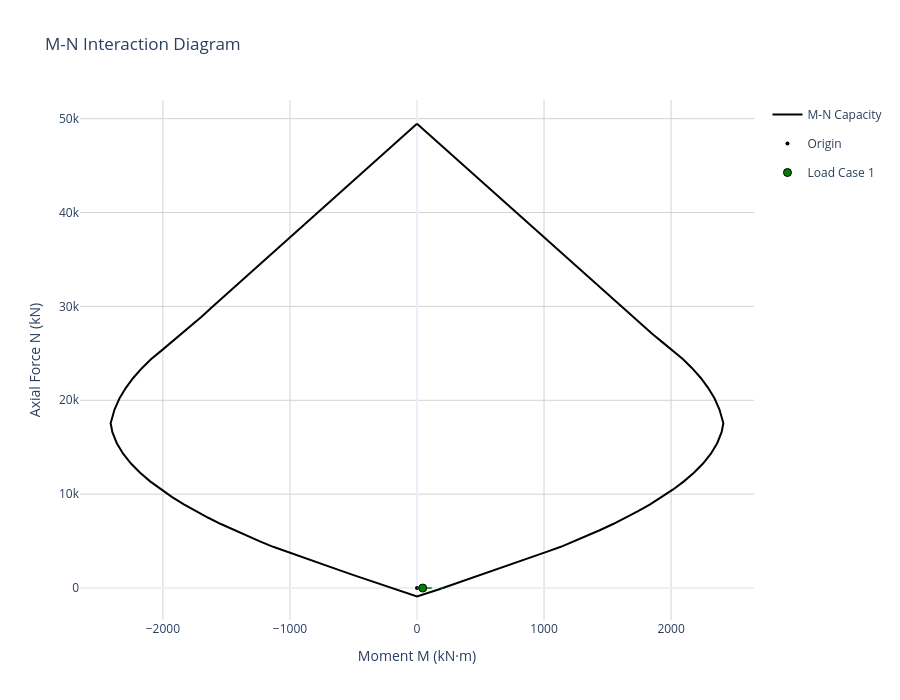
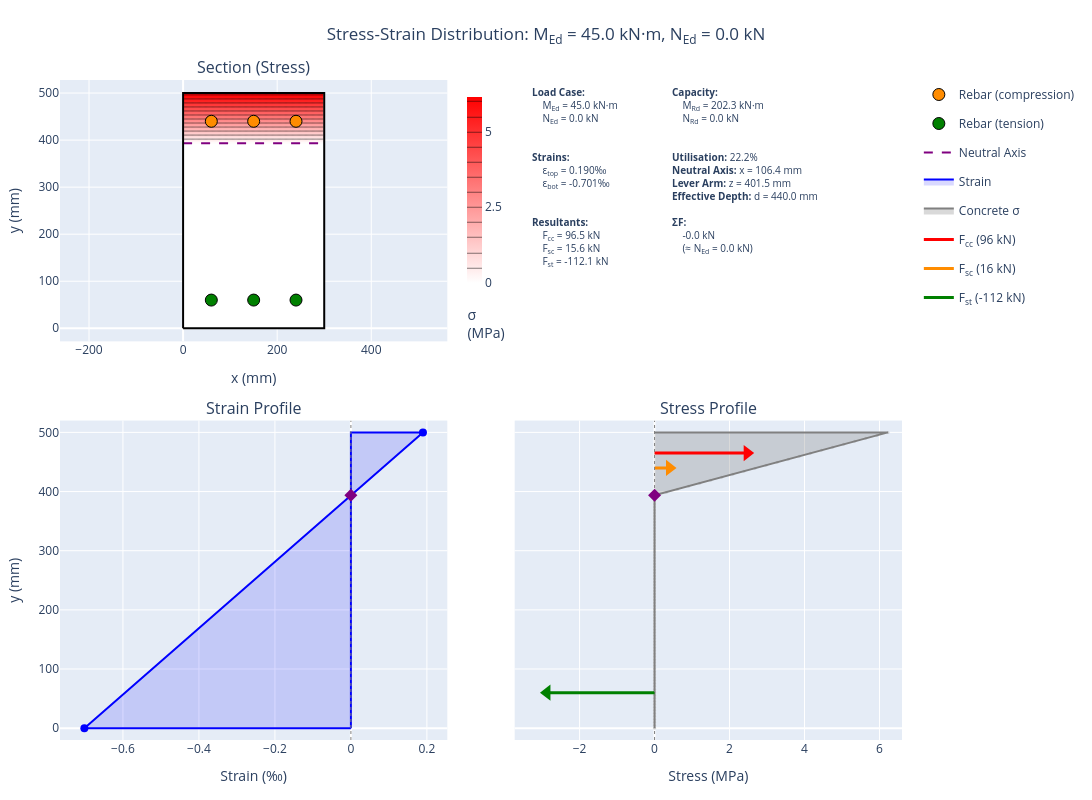

The notebook cell these images were saved under, in order:
### Code cell
# Create M-N interaction diagram
rect_diagram = create_interaction_diagram(
    section=rect_section,
    concrete=concrete,
    concrete_model_type=ConcreteModelType.LINEAR_ELASTIC,  # EC2 Fig 3.3
    steel_model_type=SteelModelType.INCLINED,                  # With strain hardening
    n_fibres_width=20,
    n_fibres_height=30,
    include_tension=True,
    crack_to_neutral_axis_on_first_tension_failure=True
)

loadcases = []

moment = 45
axial = 0

forces_dict = {
    "M_Ed": moment,
    "N_Ed": axial
    }

loadcases.append(forces_dict)

rect_diagram.plot_mn(
    load_points=loadcases,
    show_vectors=True,
    show=True
    )

rect_diagram.plot_stress_strain(
    M_Ed=moment,
    N_Ed=axial,
    height=800,
    show=False,
    section_render="filled")

### Figure 1 — Plotly figure (JSON) as saved in the notebook; plotly's stock layout.template omitted (floating-point values rounded to 4 significant figures)
{"data": [{"hovertemplate": "M: %{x:.1f} kN·m<br>N: %{y:.1f} kN<extra></extra>", "line": {"color": "black", "width": 2}, "mode": "lines", "name": "M-N Capacity", "type": "scatter", "x": [3.219e-12, 77.08, 154.2, 231.2, 308.3, 385.4, 462.5, 539.5, 616.6, 693.7, 770.8, 847.8, 924.9, 1002.0, 1079.0, 1156.0, 1233.0, 1310.0, 1387.0, 1464.0, 1542.0, 1619.0, 1696.0, 1773.0, 1853.0, 1933.0, 2014.0, 2094.0, 2167.0, 2234.0, 2293.0, 2342.0, 2381.0, 2411.0, 2398.0, 2363.0, 2313.0, 2251.0, 2179.0, 2100.0, 2016.0, 1927.0, 1835.0, 1740.0, 1643.0, 1543.0, 1442.0, 1340.0, 1237.0, 1132.0, 1025.0, 917.6, 810.4, 702.9, 595.2, 487.6, 379.7, 271.7, 163.6, -7.451e-15, -54.28, -163.6, -271.7, -379.7, -487.6, -595.2, -702.9, -810.4, -917.6, -1025.0, -1132.0, -1237.0, -1340.0, -1442.0, -1543.0, -1643.0, -1740.0, -1835.0, -1927.0, -2016.0, -2100.0, -2179.0, -2251.0, -2313.0, -2363.0, -2398.0, -2411.0, -2381.0, -2342.0, -2293.0, -2234.0, -2167.0, -2094.0, -2014.0, -1933.0, -1853.0, -1773.0, -1696.0, -1619.0, -1542.0, -1464.0, -1387.0, -1310.0, -1233.0, -1156.0, -1079.0, -1002.0, -924.9, -847.8, -770.8, -693.7, -616.6, -539.5, -462.5, -385.4, -308.3, -231.2, -154.2, -77.08, 3.219e-12], "y": [49470.0, 48530.0, 47600.0, 46670.0, 45730.0, 44800.0, 43860.0, 42930.0, 41990.0, 41060.0, 40120.0, 39190.0, 38260.0, 37320.0, 36390.0, 35450.0, 34520.0, 33580.0, 32650.0, 31710.0, 30780.0, 29850.0, 28910.0, 27980.0, 27070.0, 26170.0, 25270.0, 24360.0, 23390.0, 22370.0, 21300.0, 20190.0, 19020.0, 17560.0, 16600.0, 15430.0, 14310.0, 13260.0, 12280.0, 11360.0, 10500.0, 9689.0, 8919.0, 8187.0, 7487.0, 6819.0, 6182.0, 5566.0, 4970.0, 4393.0, 3874.0, 3362.0, 2846.0, 2335.0, 1827.0, 1320.0, 818.3, 318.5, -177.5, -885.1, -645.2, -177.5, 318.5, 818.3, 1320.0, 1827.0, 2335.0, 2846.0, 3362.0, 3874.0, 4393.0, 4970.0, 5566.0, 6182.0, 6819.0, 7487.0, 8187.0, 8919.0, 9689.0, 10500.0, 11360.0, 12280.0, 13260.0, 14310.0, 15430.0, 16600.0, 17560.0, 19020.0, 20190.0, 21300.0, 22370.0, 23390.0, 24360.0, 25270.0, 26170.0, 27070.0, 27980.0, 28910.0, 29850.0, 30780.0, 31710.0, 32650.0, 33580.0, 34520.0, 35450.0, 36390.0, 37320.0, 38260.0, 39190.0, 40120.0, 41060.0, 41990.0, 42930.0, 43860.0, 44800.0, 45730.0, 46670.0, 47600.0, 48530.0, 49470.0]}, {"hovertemplate": "Origin (0,0)<extra></extra>", "marker": {"color": "black", "size": 4, "symbol": "circle"}, "mode": "markers", "name": "Origin", "type": "scatter", "x": [0], "y": [0]}, {"hoverinfo": "skip", "legendgroup": "lc_0", "line": {"color": "green", "dash": "solid", "width": 1.5}, "mode": "lines", "showlegend": false, "type": "scatter", "x": [0, 45], "y": [0, 0]}, {"hoverinfo": "skip", "legendgroup": "lc_0", "line": {"color": "green", "dash": "dash", "width": 1.5}, "mode": "lines", "showlegend": false, "type": "scatter", "x": [45, 202.3], "y": [0, 0]}, {"hovertemplate": "<b>Load Case 1</b><br>N_Ed: 0.0 kN<br>M_Ed: 45.0 kN·m<br>N_Rd: 0.0 kN<br>M_Rd: 202.3 kN·m<br>Utilization: 22.2%<br>Status: ✓ PASS<extra></extra>", "legendgroup": "lc_0", "marker": {"color": "green", "line": {"color": "black", "width": 1}, "size": 8, "symbol": "circle"}, "mode": "markers", "name": "Load Case 1", "type": "scatter", "x": [45], "y": [0]}], "layout": {"height": 700, "legend": {"x": 1.02, "xanchor": "left", "y": 1, "yanchor": "top"}, "title": {"text": "M-N Interaction Diagram"}, "width": 900, "xaxis": {"gridcolor": "lightgray", "range": [-2652.0, 2652.0], "title": {"text": "Moment M (kN·m)"}, "zeroline": true}, "yaxis": {"gridcolor": "lightgray", "range": [-3403.0, 51990.0], "title": {"text": "Axial Force N (kN)"}, "zeroline": true}}}

### Figure 2 — Plotly figure (JSON) as saved in the notebook; plotly's stock layout.template omitted (floating-point values rounded to 4 significant figures; data arrays with more than 128 entries replaced by an {"elided": "..."} marker saying what was removed)
{"data": [{"colorbar": {"len": 0.3762, "lenmode": "fraction", "thickness": 15, "title": {"side": "bottom", "text": "σ<br>(MPa)"}, "x": 0.472, "xanchor": "left", "y": 0.802, "yanchor": "middle"}, "colorscale": [[0, "white"], [1, "red"]], "contours": {"coloring": "heatmap", "showlines": false}, "hovertemplate": "x: %{x:.1f} mm<br>y: %{y:.1f} mm<br>σ: %{z:.2f} MPa<extra>Concrete</extra>", "name": "Concrete", "showlegend": false, "showscale": true, "type": "contour", "x": [1.25, 3.75, 6.25, 8.75, 11.25, 13.75, 16.25, 18.75, 21.25, 23.75, 26.25, 28.75, 31.25, 33.75, 36.25, 38.75, 41.25, 43.75, 46.25, 48.75, 51.25, 53.75, 56.25, 58.75, 61.25, 63.75, 66.25, 68.75, 71.25, 73.75, 76.25, 78.75, 81.25, 83.75, 86.25, 88.75, 91.25, 93.75, 96.25, 98.75, 101.2, 103.8, 106.2, 108.8, 111.2, 113.8, 116.2, 118.8, 121.2, 123.8, 126.2, 128.8, 131.2, 133.8, 136.2, 138.8, 141.2, 143.8, 146.2, 148.8, 151.2, 153.8, 156.2, 158.8, 161.2, 163.8, 166.2, 168.8, 171.2, 173.8, 176.2, 178.8, 181.2, 183.8, 186.2, 188.8, 191.2, 193.8, 196.2, 198.8, 201.2, 203.8, 206.2, 208.8, 211.2, 213.8, 216.2, 218.8, 221.2, 223.8, 226.2, 228.8, 231.2, 233.8, 236.2, 238.8, 241.2, 243.8, 246.2, 248.8, 251.2, 253.8, 256.2, 258.8, 261.2, 263.8, 266.2, 268.8, 271.2, 273.8, 276.2, 278.8, 281.2, 283.8, 286.2, 288.8, 291.2, 293.8, 296.2, 298.8], "xaxis": "x", "y": {"elided": "180 float values"}, "yaxis": "y", "z": {"elided": "180x120 float values"}, "zmax": 6.146, "zmin": 0}, {"customdata": [[16.54, 0.08271, 5.197], [16.54, 0.08271, 5.197], [16.54, 0.08271, 5.197]], "hovertemplate": "x: %{x:.1f} mm<br>y: %{y:.1f} mm<br>σ: %{customdata[0]:.1f} MPa<br>ε: %{customdata[1]:.3f} ‰<br>F: %{customdata[2]:.1f} kN<br><extra>Rebar (compression)</extra>", "marker": {"color": "darkorange", "line": {"color": "black", "width": 1}, "size": 12}, "mode": "markers", "name": "Rebar (compression)", "showlegend": true, "type": "scatter", "x": [60.0, 150.0, 240.0], "xaxis": "x", "y": [440.0, 440.0, 440.0], "yaxis": "y"}, {"customdata": [[-118.9, -0.5946, -37.36], [-118.9, -0.5946, -37.36], [-118.9, -0.5946, -37.36]], "hovertemplate": "x: %{x:.1f} mm<br>y: %{y:.1f} mm<br>σ: %{customdata[0]:.1f} MPa<br>ε: %{customdata[1]:.3f} ‰<br>F: %{customdata[2]:.1f} kN<br><extra>Rebar (tension)</extra>", "marker": {"color": "green", "line": {"color": "black", "width": 1}, "size": 12}, "mode": "markers", "name": "Rebar (tension)", "showlegend": true, "type": "scatter", "x": [60.0, 150.0, 240.0], "xaxis": "x", "y": [60.0, 60.0, 60.0], "yaxis": "y"}, {"line": {"color": "purple", "dash": "dash", "width": 2}, "mode": "lines", "name": "Neutral Axis", "showlegend": true, "type": "scatter", "x": [0, 300], "xaxis": "x", "y": [393.6, 393.6], "yaxis": "y"}, {"hoverinfo": "skip", "line": {"color": "black", "width": 2}, "mode": "lines", "name": "Section outline", "showlegend": false, "type": "scatter", "x": [0, 300, 300, 0, 0], "xaxis": "x", "y": [0, 0, 500, 500, 0], "yaxis": "y"}, {"fill": "toself", "fillcolor": "rgba(0, 0, 255, 0.15)", "hovertemplate": "ε: %{x:.3f} ‰<br>y: %{y:.1f} mm<extra></extra>", "line": {"color": "blue", "width": 2}, "mode": "lines", "name": "Strain", "type": "scatter", "x": [0, -0.7015, 0.1896, 0, 0], "xaxis": "x3", "y": [0, 0, 500, 500, 0], "yaxis": "y3"}, {"hovertemplate": "ε: %{x:.3f} ‰<br>y: %{y:.1f} mm<extra></extra>", "marker": {"color": "blue", "size": 8}, "mode": "markers", "showlegend": false, "type": "scatter", "x": [-0.7015, 0.1896], "xaxis": "x3", "y": [0, 500], "yaxis": "y3"}, {"line": {"color": "gray", "dash": "dot", "width": 1}, "mode": "lines", "showlegend": false, "type": "scatter", "x": [0, 0], "xaxis": "x3", "y": [-20, 520], "yaxis": "y3"}, {"hovertemplate": "Neutral Axis<br>y: 393.6 mm<extra></extra>", "marker": {"color": "purple", "size": 10, "symbol": "diamond"}, "mode": "markers", "name": "NA", "showlegend": false, "type": "scatter", "x": [0], "xaxis": "x3", "y": [393.6], "yaxis": "y3"}, {"fill": "toself", "fillcolor": "rgba(128, 128, 128, 0.3)", "hoverinfo": "skip", "legendgroup": "concrete_stress", "line": {"color": "gray", "width": 2}, "mode": "lines", "name": "Concrete σ", "type": "scatter", "x": [0.0, 0.0, 0.0, 0.0, 0.0, 0.0, 0.0, 0.0, 0.0, 0.0, 0.0, 0.0, 0.0, 0.0, 0.0, 0.0, 0.0, 0.0, 0.0, 0.0, 0.0, 0.0, 0.0, 0.0, 0.0, 0.0, 0.0, 0.0, 0.0, 0.0, 0.0, 0.0, 0.0, 0.0, 0.0, 0.0, 0.0, 0.0, 0.0, 0.0, 0.0, 0.0, 0.0, 0.0, 0.0, 0.0, 0.0, 0.0, 0.0, 0.0, 0.0, 0.0, 0.0, 0.0, 0.0, 0.0, 0.0, 0.0, 0.0, 0.0, 0.0, 0.0, 0.0, 0.0, 0.0, 0.0, 0.0, 0.0, 0.0, 0.0, 0.0, 0.0, 0.0, 0.0, 0.0, 0.0, 0.0, 0.0, 0.0, 0.02031, 0.3159, 0.6115, 0.907, 1.203, 1.498, 1.794, 2.089, 2.385, 2.681, 2.976, 3.272, 3.567, 3.863, 4.158, 4.454, 4.75, 5.045, 5.341, 5.636, 5.932, 6.227, 0.0], "xaxis": "x4", "y": [0.0, 0.0, 5.051, 10.1, 15.15, 20.2, 25.25, 30.3, 35.35, 40.4, 45.45, 50.51, 55.56, 60.61, 65.66, 70.71, 75.76, 80.81, 85.86, 90.91, 95.96, 101.0, 106.1, 111.1, 116.2, 121.2, 126.3, 131.3, 136.4, 141.4, 146.5, 151.5, 156.6, 161.6, 166.7, 171.7, 176.8, 181.8, 186.9, 191.9, 197.0, 202.0, 207.1, 212.1, 217.2, 222.2, 227.3, 232.3, 237.4, 242.4, 247.5, 252.5, 257.6, 262.6, 267.7, 272.7, 277.8, 282.8, 287.9, 292.9, 298.0, 303.0, 308.1, 313.1, 318.2, 323.2, 328.3, 333.3, 338.4, 343.4, 348.5, 353.5, 358.6, 363.6, 368.7, 373.7, 378.8, 383.8, 388.9, 393.9, 399.0, 404.0, 409.1, 414.1, 419.2, 424.2, 429.3, 434.3, 439.4, 444.4, 449.5, 454.5, 459.6, 464.6, 469.7, 474.7, 479.8, 484.8, 489.9, 494.9, 500.0, 500.0], "yaxis": "y4"}, {"hovertemplate": "%{text}<extra>Concrete</extra>", "legendgroup": "concrete_stress", "marker": {"color": "gray", "opacity": 0.3, "size": 3}, "mode": "markers", "showlegend": false, "text": ["σ: 0.00 MPa<br>ε: -0.701 ‰<br>y: 0.0 mm", "σ: 0.00 MPa<br>ε: -0.692 ‰<br>y: 5.1 mm", "σ: 0.00 MPa<br>ε: -0.683 ‰<br>y: 10.1 mm", "σ: 0.00 MPa<br>ε: -0.674 ‰<br>y: 15.2 mm", "σ: 0.00 MPa<br>ε: -0.665 ‰<br>y: 20.2 mm", "σ: 0.00 MPa<br>ε: -0.656 ‰<br>y: 25.3 mm", "σ: 0.00 MPa<br>ε: -0.647 ‰<br>y: 30.3 mm", "σ: 0.00 MPa<br>ε: -0.638 ‰<br>y: 35.4 mm", "σ: 0.00 MPa<br>ε: -0.629 ‰<br>y: 40.4 mm", "σ: 0.00 MPa<br>ε: -0.620 ‰<br>y: 45.5 mm", "σ: 0.00 MPa<br>ε: -0.611 ‰<br>y: 50.5 mm", "σ: 0.00 MPa<br>ε: -0.602 ‰<br>y: 55.6 mm", "σ: 0.00 MPa<br>ε: -0.593 ‰<br>y: 60.6 mm", "σ: 0.00 MPa<br>ε: -0.584 ‰<br>y: 65.7 mm", "σ: 0.00 MPa<br>ε: -0.575 ‰<br>y: 70.7 mm", "σ: 0.00 MPa<br>ε: -0.566 ‰<br>y: 75.8 mm", "σ: 0.00 MPa<br>ε: -0.557 ‰<br>y: 80.8 mm", "σ: 0.00 MPa<br>ε: -0.548 ‰<br>y: 85.9 mm", "σ: 0.00 MPa<br>ε: -0.539 ‰<br>y: 90.9 mm", "σ: 0.00 MPa<br>ε: -0.530 ‰<br>y: 96.0 mm", "σ: 0.00 MPa<br>ε: -0.521 ‰<br>y: 101.0 mm", "σ: 0.00 MPa<br>ε: -0.512 ‰<br>y: 106.1 mm", "σ: 0.00 MPa<br>ε: -0.503 ‰<br>y: 111.1 mm", "σ: 0.00 MPa<br>ε: -0.494 ‰<br>y: 116.2 mm", "σ: 0.00 MPa<br>ε: -0.485 ‰<br>y: 121.2 mm", "σ: 0.00 MPa<br>ε: -0.476 ‰<br>y: 126.3 mm", "σ: 0.00 MPa<br>ε: -0.467 ‰<br>y: 131.3 mm", "σ: 0.00 MPa<br>ε: -0.458 ‰<br>y: 136.4 mm", "σ: 0.00 MPa<br>ε: -0.449 ‰<br>y: 141.4 mm", "σ: 0.00 MPa<br>ε: -0.440 ‰<br>y: 146.5 mm", "σ: 0.00 MPa<br>ε: -0.431 ‰<br>y: 151.5 mm", "σ: 0.00 MPa<br>ε: -0.422 ‰<br>y: 156.6 mm", "σ: 0.00 MPa<br>ε: -0.413 ‰<br>y: 161.6 mm", "σ: 0.00 MPa<br>ε: -0.404 ‰<br>y: 166.7 mm", "σ: 0.00 MPa<br>ε: -0.395 ‰<br>y: 171.7 mm", "σ: 0.00 MPa<br>ε: -0.386 ‰<br>y: 176.8 mm", "σ: 0.00 MPa<br>ε: -0.377 ‰<br>y: 181.8 mm", "σ: 0.00 MPa<br>ε: -0.368 ‰<br>y: 186.9 mm", "σ: 0.00 MPa<br>ε: -0.359 ‰<br>y: 191.9 mm", "σ: 0.00 MPa<br>ε: -0.350 ‰<br>y: 197.0 mm", "σ: 0.00 MPa<br>ε: -0.341 ‰<br>y: 202.0 mm", "σ: 0.00 MPa<br>ε: -0.332 ‰<br>y: 207.1 mm", "σ: 0.00 MPa<br>ε: -0.323 ‰<br>y: 212.1 mm", "σ: 0.00 MPa<br>ε: -0.314 ‰<br>y: 217.2 mm", "σ: 0.00 MPa<br>ε: -0.305 ‰<br>y: 222.2 mm", "σ: 0.00 MPa<br>ε: -0.296 ‰<br>y: 227.3 mm", "σ: 0.00 MPa<br>ε: -0.287 ‰<br>y: 232.3 mm", "σ: 0.00 MPa<br>ε: -0.278 ‰<br>y: 237.4 mm", "σ: 0.00 MPa<br>ε: -0.269 ‰<br>y: 242.4 mm", "σ: 0.00 MPa<br>ε: -0.260 ‰<br>y: 247.5 mm", "σ: 0.00 MPa<br>ε: -0.251 ‰<br>y: 252.5 mm", "σ: 0.00 MPa<br>ε: -0.242 ‰<br>y: 257.6 mm", "σ: 0.00 MPa<br>ε: -0.233 ‰<br>y: 262.6 mm", "σ: 0.00 MPa<br>ε: -0.224 ‰<br>y: 267.7 mm", "σ: 0.00 MPa<br>ε: -0.215 ‰<br>y: 272.7 mm", "σ: 0.00 MPa<br>ε: -0.206 ‰<br>y: 277.8 mm", "σ: 0.00 MPa<br>ε: -0.197 ‰<br>y: 282.8 mm", "σ: 0.00 MPa<br>ε: -0.188 ‰<br>y: 287.9 mm", "σ: 0.00 MPa<br>ε: -0.179 ‰<br>y: 292.9 mm", "σ: 0.00 MPa<br>ε: -0.170 ‰<br>y: 298.0 mm", "σ: 0.00 MPa<br>ε: -0.161 ‰<br>y: 303.0 mm", "σ: 0.00 MPa<br>ε: -0.152 ‰<br>y: 308.1 mm", "σ: 0.00 MPa<br>ε: -0.143 ‰<br>y: 313.1 mm", "σ: 0.00 MPa<br>ε: -0.134 ‰<br>y: 318.2 mm", "σ: 0.00 MPa<br>ε: -0.125 ‰<br>y: 323.2 mm", "σ: 0.00 MPa<br>ε: -0.116 ‰<br>y: 328.3 mm", "σ: 0.00 MPa<br>ε: -0.107 ‰<br>y: 333.3 mm", "σ: 0.00 MPa<br>ε: -0.098 ‰<br>y: 338.4 mm", "σ: 0.00 MPa<br>ε: -0.089 ‰<br>y: 343.4 mm", "σ: 0.00 MPa<br>ε: -0.080 ‰<br>y: 348.5 mm", "σ: 0.00 MPa<br>ε: -0.071 ‰<br>y: 353.5 mm", "σ: 0.00 MPa<br>ε: -0.062 ‰<br>y: 358.6 mm", "σ: 0.00 MPa<br>ε: -0.053 ‰<br>y: 363.6 mm", "σ: 0.00 MPa<br>ε: -0.044 ‰<br>y: 368.7 mm", "σ: 0.00 MPa<br>ε: -0.035 ‰<br>y: 373.7 mm", "σ: 0.00 MPa<br>ε: -0.026 ‰<br>y: 378.8 mm", "σ: 0.00 MPa<br>ε: -0.017 ‰<br>y: 383.8 mm", "σ: 0.00 MPa<br>ε: -0.008 ‰<br>y: 388.9 mm", "σ: 0.02 MPa<br>ε: 0.001 ‰<br>y: 393.9 mm", "σ: 0.32 MPa<br>ε: 0.010 ‰<br>y: 399.0 mm", "σ: 0.61 MPa<br>ε: 0.019 ‰<br>y: 404.0 mm", "σ: 0.91 MPa<br>ε: 0.028 ‰<br>y: 409.1 mm", "σ: 1.20 MPa<br>ε: 0.037 ‰<br>y: 414.1 mm", "σ: 1.50 MPa<br>ε: 0.046 ‰<br>y: 419.2 mm", "σ: 1.79 MPa<br>ε: 0.055 ‰<br>y: 424.2 mm", "σ: 2.09 MPa<br>ε: 0.064 ‰<br>y: 429.3 mm", "σ: 2.38 MPa<br>ε: 0.073 ‰<br>y: 434.3 mm", "σ: 2.68 MPa<br>ε: 0.082 ‰<br>y: 439.4 mm", "σ: 2.98 MPa<br>ε: 0.091 ‰<br>y: 444.4 mm", "σ: 3.27 MPa<br>ε: 0.100 ‰<br>y: 449.5 mm", "σ: 3.57 MPa<br>ε: 0.109 ‰<br>y: 454.5 mm", "σ: 3.86 MPa<br>ε: 0.118 ‰<br>y: 459.6 mm", "σ: 4.16 MPa<br>ε: 0.127 ‰<br>y: 464.6 mm", "σ: 4.45 MPa<br>ε: 0.136 ‰<br>y: 469.7 mm", "σ: 4.75 MPa<br>ε: 0.145 ‰<br>y: 474.7 mm", "σ: 5.05 MPa<br>ε: 0.154 ‰<br>y: 479.8 mm", "σ: 5.34 MPa<br>ε: 0.163 ‰<br>y: 484.8 mm", "σ: 5.64 MPa<br>ε: 0.172 ‰<br>y: 489.9 mm", "σ: 5.93 MPa<br>ε: 0.181 ‰<br>y: 494.9 mm", "σ: 6.23 MPa<br>ε: 0.190 ‰<br>y: 500.0 mm"], "type": "scatter", "x": [0.0, 0.0, 0.0, 0.0, 0.0, 0.0, 0.0, 0.0, 0.0, 0.0, 0.0, 0.0, 0.0, 0.0, 0.0, 0.0, 0.0, 0.0, 0.0, 0.0, 0.0, 0.0, 0.0, 0.0, 0.0, 0.0, 0.0, 0.0, 0.0, 0.0, 0.0, 0.0, 0.0, 0.0, 0.0, 0.0, 0.0, 0.0, 0.0, 0.0, 0.0, 0.0, 0.0, 0.0, 0.0, 0.0, 0.0, 0.0, 0.0, 0.0, 0.0, 0.0, 0.0, 0.0, 0.0, 0.0, 0.0, 0.0, 0.0, 0.0, 0.0, 0.0, 0.0, 0.0, 0.0, 0.0, 0.0, 0.0, 0.0, 0.0, 0.0, 0.0, 0.0, 0.0, 0.0, 0.0, 0.0, 0.0, 0.02031, 0.3159, 0.6115, 0.907, 1.203, 1.498, 1.794, 2.089, 2.385, 2.681, 2.976, 3.272, 3.567, 3.863, 4.158, 4.454, 4.75, 5.045, 5.341, 5.636, 5.932, 6.227], "xaxis": "x4", "y": [0.0, 5.051, 10.1, 15.15, 20.2, 25.25, 30.3, 35.35, 40.4, 45.45, 50.51, 55.56, 60.61, 65.66, 70.71, 75.76, 80.81, 85.86, 90.91, 95.96, 101.0, 106.1, 111.1, 116.2, 121.2, 126.3, 131.3, 136.4, 141.4, 146.5, 151.5, 156.6, 161.6, 166.7, 171.7, 176.8, 181.8, 186.9, 191.9, 197.0, 202.0, 207.1, 212.1, 217.2, 222.2, 227.3, 232.3, 237.4, 242.4, 247.5, 252.5, 257.6, 262.6, 267.7, 272.7, 277.8, 282.8, 287.9, 292.9, 298.0, 303.0, 308.1, 313.1, 318.2, 323.2, 328.3, 333.3, 338.4, 343.4, 348.5, 353.5, 358.6, 363.6, 368.7, 373.7, 378.8, 383.8, 388.9, 393.9, 399.0, 404.0, 409.1, 414.1, 419.2, 424.2, 429.3, 434.3, 439.4, 444.4, 449.5, 454.5, 459.6, 464.6, 469.7, 474.7, 479.8, 484.8, 489.9, 494.9, 500.0], "yaxis": "y4"}, {"hovertemplate": "F<sub>cc</sub> = 96.5 kN<br>y = 465.0 mm<extra>Concrete Compression</extra>", "legendgroup": "F<sub>cc</sub>", "line": {"color": "red", "width": 3}, "mode": "lines", "name": "F<sub>cc</sub> (96 kN)", "type": "scatter", "x": [0, 2.471], "xaxis": "x4", "y": [465.0, 465.0], "yaxis": "y4"}, {"hoverinfo": "skip", "legendgroup": "F<sub>cc</sub>", "marker": {"color": "red", "size": 14, "symbol": "triangle-right"}, "mode": "markers", "showlegend": false, "type": "scatter", "x": [2.471], "xaxis": "x4", "y": [465.0], "yaxis": "y4"}, {"hovertemplate": "F<sub>sc</sub> = 15.6 kN<br>y = 440.0 mm<extra>Steel Compression</extra>", "legendgroup": "F<sub>sc</sub>", "line": {"color": "darkorange", "width": 3}, "mode": "lines", "name": "F<sub>sc</sub> (16 kN)", "type": "scatter", "x": [0, 0.3992], "xaxis": "x4", "y": [440, 440], "yaxis": "y4"}, {"hoverinfo": "skip", "legendgroup": "F<sub>sc</sub>", "marker": {"color": "darkorange", "size": 14, "symbol": "triangle-right"}, "mode": "markers", "showlegend": false, "type": "scatter", "x": [0.3992], "xaxis": "x4", "y": [440], "yaxis": "y4"}, {"hovertemplate": "F<sub>st</sub> = -112.1 kN<br>y = 60.0 mm<extra>Steel Tension</extra>", "legendgroup": "F<sub>st</sub>", "line": {"color": "green", "width": 3}, "mode": "lines", "name": "F<sub>st</sub> (-112 kN)", "type": "scatter", "x": [0, -2.87], "xaxis": "x4", "y": [60, 60], "yaxis": "y4"}, {"hoverinfo": "skip", "legendgroup": "F<sub>st</sub>", "marker": {"color": "green", "size": 14, "symbol": "triangle-left"}, "mode": "markers", "showlegend": false, "type": "scatter", "x": [-2.87], "xaxis": "x4", "y": [60], "yaxis": "y4"}, {"line": {"color": "gray", "dash": "dot", "width": 1}, "mode": "lines", "showlegend": false, "type": "scatter", "x": [0, 0], "xaxis": "x4", "y": [-20, 520], "yaxis": "y4"}, {"hovertemplate": "Neutral Axis<br>y: 393.6 mm<extra></extra>", "marker": {"color": "purple", "size": 10, "symbol": "diamond"}, "mode": "markers", "showlegend": false, "type": "scatter", "x": [0], "xaxis": "x4", "y": [393.6], "yaxis": "y4"}], "layout": {"annotations": [{"font": {"size": 16}, "showarrow": false, "text": "Section (Stress)", "x": 0.23, "xanchor": "center", "xref": "paper", "y": 1, "yanchor": "bottom", "yref": "paper"}, {"font": {"size": 16}, "showarrow": false, "text": "Strain Profile", "x": 0.23, "xanchor": "center", "xref": "paper", "y": 0.484, "yanchor": "bottom", "yref": "paper"}, {"font": {"size": 16}, "showarrow": false, "text": "Stress Profile", "x": 0.77, "xanchor": "center", "xref": "paper", "y": 0.484, "yanchor": "bottom", "yref": "paper"}, {"align": "left", "font": {"size": 10}, "showarrow": false, "text": "<b>Load Case:</b><br>&nbsp;&nbsp;&nbsp;&nbsp;M<sub>Ed</sub> = 45.0 kN·m<br>&nbsp;&nbsp;&nbsp;&nbsp;N<sub>Ed</sub> = 0.0 kN<br><br><br><b>Strains:</b><br>&nbsp;&nbsp;&nbsp;&nbsp;ε<sub>top</sub> = 0.190‰<br>&nbsp;&nbsp;&nbsp;&nbsp;ε<sub>bot</sub> = -0.701‰<br><br><br><b>Resultants:</b><br>&nbsp;&nbsp;&nbsp;&nbsp;F<sub>cc</sub> = 96.5 kN<br>&nbsp;&nbsp;&nbsp;&nbsp;F<sub>sc</sub> = 15.6 kN<br>&nbsp;&nbsp;&nbsp;&nbsp;F<sub>st</sub> = -112.1 kN<br>", "x": 0.5584, "xanchor": "left", "xref": "paper", "y": 0.996, "yanchor": "top", "yref": "paper"}, {"align": "left", "font": {"size": 10}, "showarrow": false, "text": "<b>Capacity:</b><br>&nbsp;&nbsp;&nbsp;&nbsp;M<sub>Rd</sub> = 202.3 kN·m<br>&nbsp;&nbsp;&nbsp;&nbsp;N<sub>Rd</sub> = 0.0 kN<br><br><br><b>Utilisation:</b> 22.2%<br><b>Neutral Axis:</b> x = 106.4 mm<br><b>Lever Arm:</b> z = 401.5 mm<br><b>Effective Depth:</b> d = 440.0 mm<br><br><b>ΣF:</b><br>&nbsp;&nbsp;&nbsp;&nbsp;-0.0 kN<br>&nbsp;&nbsp;&nbsp;&nbsp;(≈ N<sub>Ed</sub> = 0.0 kN)<br>", "x": 0.724, "xanchor": "left", "xref": "paper", "y": 0.996, "yanchor": "top", "yref": "paper"}], "height": 800, "legend": {"x": 1.02, "y": 1}, "margin": {"b": 60, "l": 60, "r": 120, "t": 80}, "showlegend": true, "title": {"text": "Stress-Strain Distribution: M<sub>Ed</sub> = 45.0 kN·m, N<sub>Ed</sub> = 0.0 kN", "x": 0.5}, "width": 1200, "xaxis": {"anchor": "y", "domain": [0, 0.46], "title": {"text": "x (mm)"}}, "xaxis2": {"anchor": "y2", "domain": [0.54, 1], "visible": false}, "xaxis3": {"anchor": "y3", "domain": [0, 0.46], "title": {"text": "Strain (‰)"}}, "xaxis4": {"anchor": "y4", "domain": [0.54, 1], "range": [-3.731, 6.601], "title": {"text": "Stress (MPa)"}}, "yaxis": {"anchor": "x", "domain": [0.604, 1], "scaleanchor": "x", "scaleratio": 1, "title": {"text": "y (mm)"}}, "yaxis2": {"anchor": "x2", "domain": [0.604, 1], "visible": false}, "yaxis3": {"anchor": "x3", "domain": [0, 0.484], "range": [-20, 520], "title": {"text": "y (mm)"}}, "yaxis4": {"anchor": "x4", "domain": [0, 0.484], "matches": "y3", "showticklabels": false}}}
